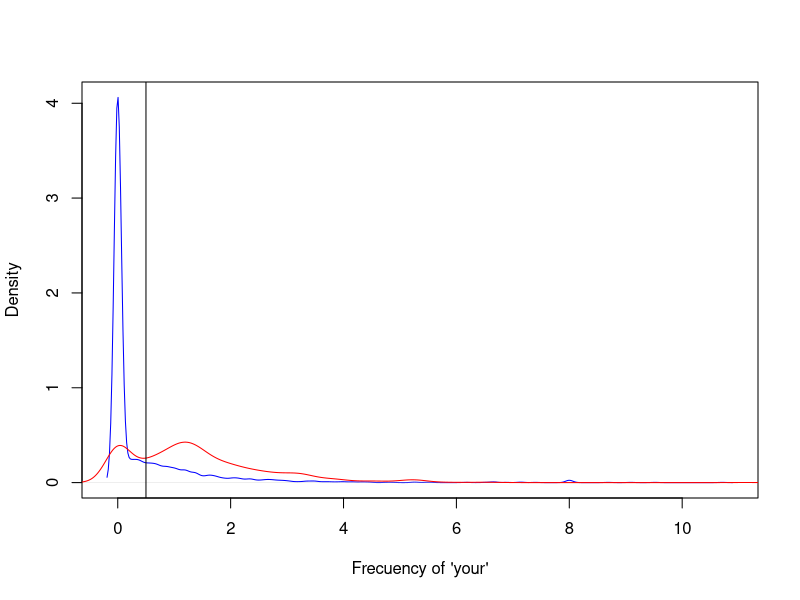

Write the R code that produced this figure.

#elements precdictions 

# question, input data, features, algorithm, parameters, evaluation
# in sample error, Error of traning dataset, substitution error
# out sample error, Error of testing dataset, generalization error
# in sample error < out sample error
library(kernlab)
data(spam)
head(spam)
plot(density(spam$your[spam$type=="nonspam"]),
     col="blue", main="", xlab="Frecuency of 'your'")

lines(density(spam$your[spam$type=="spam"]), col="red")
abline(v=0.5, col="black")

prediction <- ifelse(spam$your > 0.5, "spam", "nonspam")

result = table(prediction, spam$type) / length(spam$type)

print( 'Correctitud %')
print((result[1] + result [4]) * 100 )
